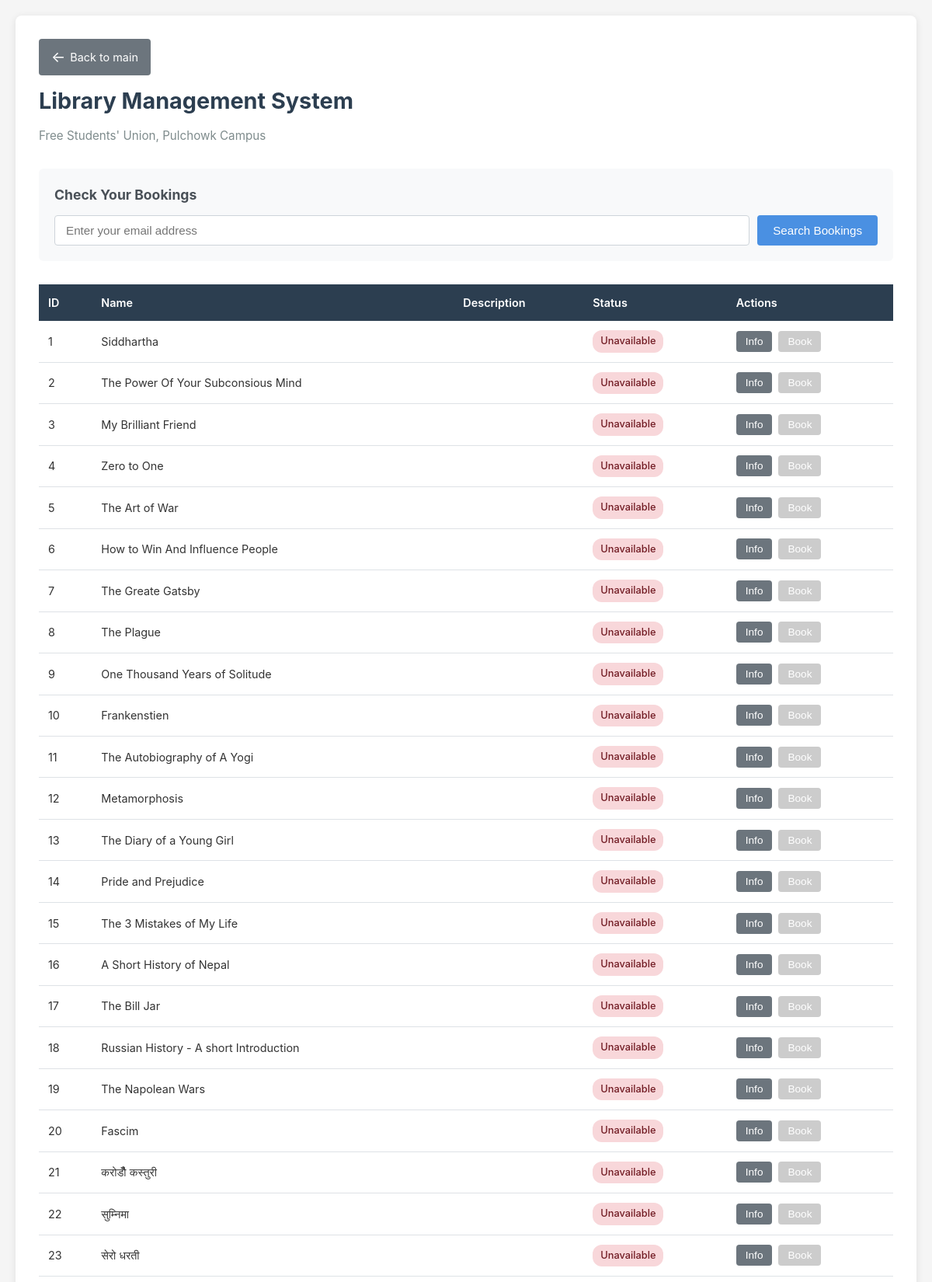
The page /library (upper part) on the database its author committed.
### models.py (models this page shows)
class Item(Base):
    __tablename__ = "items"
    id = Column(Integer, primary_key=True)
    name = Column(String, nullable=False)
    description = Column(String)
    image_path = Column(String, nullable=True)
    available = Column(Boolean, default=True)
    hold_time = Column(Integer, default=3)  # Max-days before return must be done
    occupy_time = Column(Integer, default=15) # Max-days after booking item must be taken
    catagory = Column(Integer,default = 0)
    bookings = relationship("Booking", back_populates="item")

### app.py (the view)
@app.route("/")
@app.route("/library/")
@app.route("/library")
def home():
    db = get_db()
    items = get_all_items_with_id(db,1)
    db.close()
    return render_template("index.html", items=items,name="Library Management System")

### app.py (called while the page is built)
def get_db():
    return SessionLocal()

### models.py (called while the page is built)
def get_all_items_with_id(db,n):
    return db.query(Item).filter(Item.catagory == n).all()

### templates/index.html (shortened to what this page needs)
<!DOCTYPE html>
<html lang="en">
<head>
</head>
<body>
    <div class="container">
        <div class="header">
            <a href="/" class="back-btn">Back to main</a>
        </div>
        <h1>{{name}}</h1>
        <p class="subtitle">Free Students' Union, Pulchowk Campus</p>
        <div class="search-section">
            <h2>Check Your Bookings</h2>
            <form action="/library/user-bookings" method="post" class="search-form">
                <input type="email" name="email" placeholder="Enter your email address" required>
                <button type="submit" class="btn">Search Bookings</button>
            </form>
        </div>
        <div class="table-wrapper">
            <table>
                <thead>
                    <tr>
                        <th>ID</th>
                        <th>Name</th>
                        <th>Description</th>
                        <th>Status</th>
                        <th>Actions</th>
                    </tr>
                </thead>
                <tbody>
                    {% for item in items %}
                        <tr>
                            <td>{{ item.id }}</td>
                            <td>{{ item.name }}</td>
                            <td>{{ item.description }}</td>
                            <td>
                                {% if item.available > 0 %}
                                    <span class="status-badge status-available">Available ({{ item.available }})</span>
                                {% else %}
                                    <span class="status-badge status-unavailable">Unavailable</span>
                                {% endif %}
                            </td>
                            <td>
                                <div class="action-buttons">
                                    <button onclick="showInfo({{ item.id }})" class="btn btn-info">Info</button>
                                    <button onclick="bookItem({{ item.id }})" class="btn btn-book" {% if item.available < 1 %}disabled{% endif %}>Book</button>
                                </div>
                            </td>
                        </tr>
                    {% endfor %}
                </tbody>
            </table>
        </div>
    </div>
</body>
<br>
</html>

### templates/index.html (style rules this page uses)
* { margin: 0; padding: 0; box-sizing: border-box; }
body { font-family: -apple-system, BlinkMacSystemFont, 'Segoe UI', Roboto, Oxygen, Ubuntu, Cantarell, sans-serif; background: #f5f5f5; color: #333; line-height: 1.6; padding: 20px; }
.container { max-width: 1200px; margin: 0 auto; background: white; padding: 30px; border-radius: 8px; box-shadow: 0 2px 10px rgba(0,0,0,0.1); }
h1 { color: #2c3e50; margin-bottom: 10px; font-size: 1.8rem; }
.header { display: flex; align-items: center; gap: 15px; margin-bottom: 10px; }
.back-btn { display: inline-flex; align-items: center; gap: 6px; padding: 8px 16px; background: #6c757d; color: white; text-decoration: none; border-radius: 4px; font-size: 0.9rem; transition: background 0.2s; }
.back-btn::before { content: '←'; font-size: 1.2rem; }
h1 { color: #2c3e50; font-size: 1.8rem; flex: 1; }
.subtitle { color: #7f8c8d; margin-bottom: 30px; font-size: 0.95rem; }
.search-section { background: #f8f9fa; padding: 20px; border-radius: 6px; margin-bottom: 30px; }
.search-section h2 { font-size: 1.1rem; margin-bottom: 12px; color: #495057; }
.search-form { display: flex; gap: 10px; flex-wrap: wrap; }
.search-form input { flex: 1; min-width: 200px; padding: 10px 14px; border: 1px solid #ced4da; border-radius: 4px; font-size: 0.95rem; }
.btn { padding: 10px 20px; background: #4a90e2; color: white; border: none; border-radius: 4px; cursor: pointer; font-size: 0.95rem; font-weight: 500; transition: background 0.2s; }
.btn:disabled { background: #ccc; cursor: not-allowed; }
.btn-info { background: #6c757d; padding: 6px 12px; font-size: 0.85rem; }
.btn-book { background: #28a745; padding: 6px 12px; font-size: 0.85rem; }
.table-wrapper { overflow-x: auto; margin-top: 20px; }
table { width: 100%; border-collapse: collapse; font-size: 0.9rem; }
th { background: #2c3e50; color: white; padding: 12px; text-align: left; font-weight: 600; }
td { padding: 12px; border-bottom: 1px solid #dee2e6; }
.status-badge { display: inline-block; padding: 4px 10px; border-radius: 12px; font-size: 0.8rem; font-weight: 500; }
.status-unavailable { background: #f8d7da; color: #721c24; }
.action-buttons { display: flex; gap: 8px; }

### rows shown on the page
Item: id "1", name "Siddhartha", available "Unavailable"
Item: id "2", name "The Power Of Your Subconsious Mind", available "Unavailable"
Item: id "3", name "My Brilliant Friend", available "Unavailable"
Item: id "4", name "Zero to One", available "Unavailable"
Item: id "5", name "The Art of War", available "Unavailable"
Item: id "6", name "How to Win And Influence People", available "Unavailable"
Item: id "7", name "The Greate Gatsby", available "Unavailable"
Item: id "8", name "The Plague", available "Unavailable"
Item: id "9", name "One Thousand Years of Solitude", available "Unavailable"
Item: id "10", name "Frankenstien", available "Unavailable"
Item: id "11", name "The Autobiography of A Yogi", available "Unavailable"
Item: id "12", name "Metamorphosis", available "Unavailable"
Item: id "13", name "The Diary of a Young Girl", available "Unavailable"
Item: id "14", name "Pride and Prejudice", available "Unavailable"
Item: id "15", name "The 3 Mistakes of My Life", available "Unavailable"
Item: id "16", name "A Short History of Nepal", available "Unavailable"
Item: id "17", name "The Bill Jar", available "Unavailable"
Item: id "18", name "Russian History - A short Introduction", available "Unavailable"
Item: id "19", name "The Napolean Wars", available "Unavailable"
Item: id "20", name "Fascim", available "Unavailable"
Item: id "21", name "करोडौँ कस्तुरी", available "Unavailable"
Item: id "22", name "सुम्निमा", available "Unavailable"
Item: id "23", name "सेरो धरती", available "Unavailable"

### other values the page prints
{{ name }} "Library Management System"
